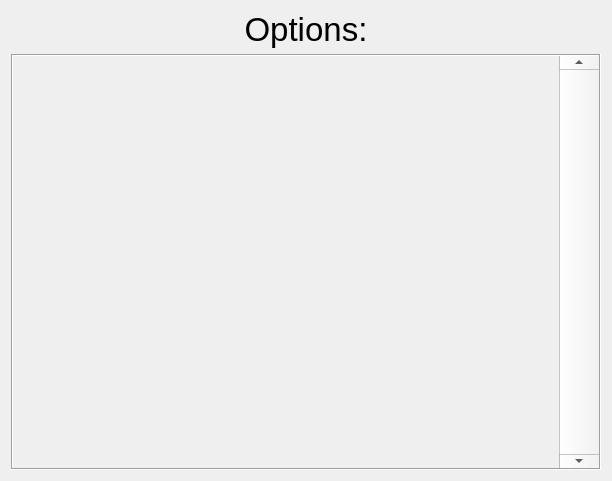
<?xml version="1.0" encoding="UTF-8"?>
<ui version="4.0">
 <class>OptionsListPage</class>
 <widget class="QWidget" name="OptionsListPage">
  <property name="geometry">
   <rect>
    <x>0</x>
    <y>0</y>
    <width>612</width>
    <height>481</height>
   </rect>
  </property>
  <property name="windowTitle">
   <string>Form</string>
  </property>
  <layout class="QVBoxLayout" name="verticalLayout_4">
   <item>
    <widget class="QLabel" name="label">
     <property name="font">
      <font>
       <pointsize>25</pointsize>
      </font>
     </property>
     <property name="text">
      <string>Options:</string>
     </property>
     <property name="alignment">
      <set>Qt::AlignCenter</set>
     </property>
    </widget>
   </item>
   <item>
    <layout class="QHBoxLayout" name="horizontalLayout">
     <item>
      <widget class="QScrollArea" name="scrollArea">
       <property name="styleSheet">
        <string notr="true">QScrollBar:vertical {width: 40;} QListWidget:item:selected {background: black;}</string>
       </property>
       <property name="frameShape">
        <enum>QFrame::Box</enum>
       </property>
       <property name="frameShadow">
        <enum>QFrame::Sunken</enum>
       </property>
       <property name="verticalScrollBarPolicy">
        <enum>Qt::ScrollBarAlwaysOn</enum>
       </property>
       <property name="widgetResizable">
        <bool>true</bool>
       </property>
       <widget class="QWidget" name="scrollAreaWidgetContents">
        <property name="geometry">
         <rect>
          <x>0</x>
          <y>0</y>
          <width>548</width>
          <height>413</height>
         </rect>
        </property>
        <layout class="QVBoxLayout" name="verticalLayout_3">
         <property name="spacing">
          <number>0</number>
         </property>
         <property name="leftMargin">
          <number>0</number>
         </property>
         <property name="topMargin">
          <number>0</number>
         </property>
         <property name="rightMargin">
          <number>0</number>
         </property>
         <property name="bottomMargin">
          <number>0</number>
         </property>
         <item>
          <layout class="QVBoxLayout" name="itemsLayout">
           <property name="spacing">
            <number>5</number>
           </property>
           <property name="leftMargin">
            <number>5</number>
           </property>
           <property name="topMargin">
            <number>5</number>
           </property>
           <property name="rightMargin">
            <number>5</number>
           </property>
           <property name="bottomMargin">
            <number>5</number>
           </property>
          </layout>
         </item>
        </layout>
       </widget>
      </widget>
     </item>
    </layout>
   </item>
  </layout>
 </widget>
 <resources/>
 <connections/>
</ui>
